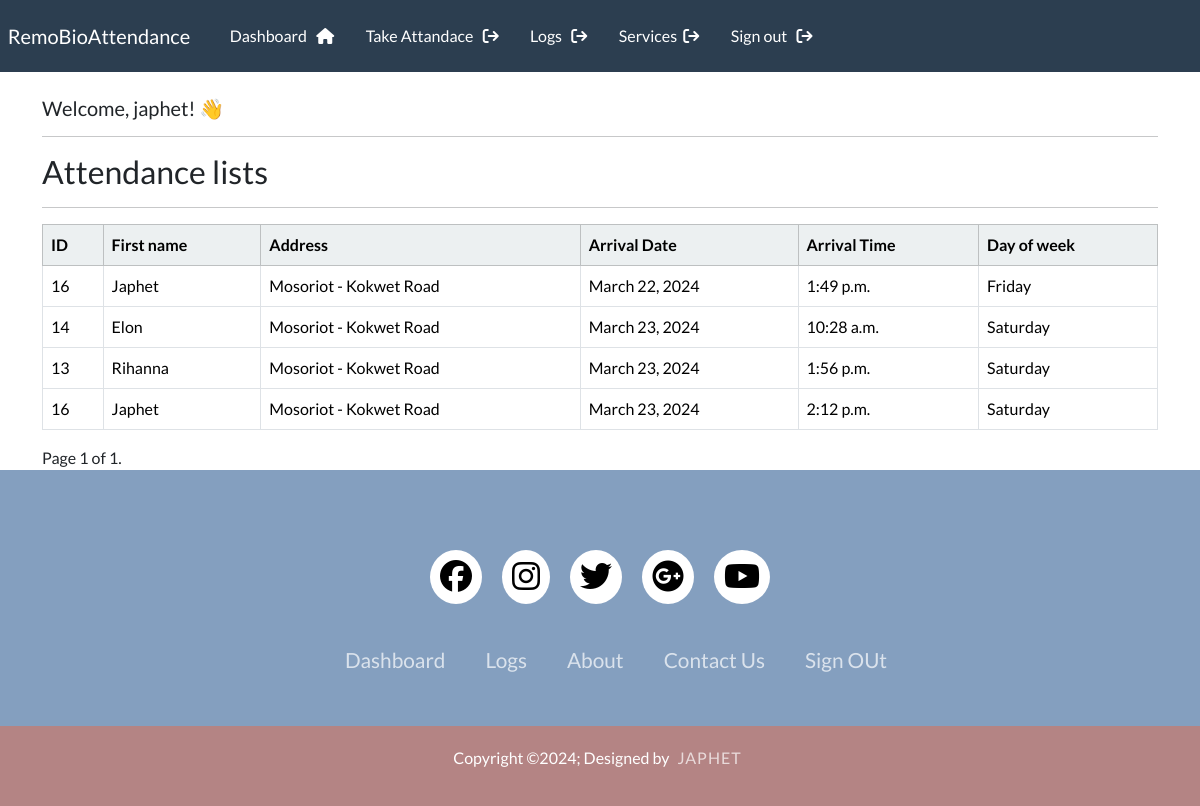
Page /today_page/ (signed in) on the committed database.
### webapp/models.py (models this page shows, shortened)
class RecordAdditionalInfo(models.Model):
    name = models.CharField(max_length=255, default='Unknown')
    national_id = models.CharField(max_length=255, default='Unknown')
    address = models.CharField(max_length=255, default='Unknown')
    picture = models.ImageField(upload_to='additional_info/images/',default="")
    date_created = models.DateField(_("Date Created"), default=datetime.date.today)
    time_created = models.TimeField(_("Time Created"), default=get_current_time)
    day_of_week = models.CharField(_("Day of the Week"), max_length=20, default='')

### webapp/views.py (the view)
# urls.py: path('today_page/', views.today_page, name='today_page'),
@login_required(login_url='my-login')
def today_page(request):
    records = RecordAdditionalInfo.objects.all()
    paginator = Paginator(records, 10)  # Change 12 to the desired number of records per page
    page_number = request.GET.get('page')
    page_obje = paginator.get_page(page_number)
    return render(request, 'webapp/today.html', {'page_obje': page_obje})

### webapp/templates/webapp/today.html (shortened to what this page needs)
{% extends 'webapp/base.html' %}
{% block content %}
<body>
    <h5> Welcome, {{ user }}! 👋 </h5>
    <hr>
    <h3>Attendance lists</h3>
    <hr>
    <div class="table-container">
        <table class="table table-hover table-bordered">
            <thead class="table-light">
                <tr>
                    <th scope="col">ID</th>
                    <th scope="col">First name</th>
                    <th scope="col">Address</th>
                    <th scope="col">Arrival Date</th>
                    <th scope="col">Arrival Time</th>
                    <th scope="col">Day of week</th>
                </tr>
            </thead>
            <tbody>
                {% for record in page_obje %}
                <tr>
                    <td>{{ record.national_id }}</td>
                    <td>{{ record.name }}</td>
                    <td>{{ record.address }}</td>
                    <td>{{ record.date_created }}</td>
                    <td>{{ record.time_created }}</td>
                    <td>{{ record.day_of_week }}</td>
                </tr>
                {% endfor %}
            </tbody>
        </table>
    </div>
    <div class="pagination">
        <span class="step-links">
            <span class="current">
                Page {{ page_obje.number }} of {{ page_obje.paginator.num_pages }}.
            </span>
        </span>
    </div>
</body>
{% endblock %}

### webapp/templates/webapp/today.html (style rules this page uses)
.table-container { overflow-x: auto; white-space: nowrap; }

### webapp/templates/webapp/footer.html (style rules this page uses)
* { padding: 0; margin: 0; box-sizing: border-box; }

### rows in the picture
RecordAdditionalInfo: national_id "16", name "Japhet", address "Mosoriot - Kokwet Road", date_created "March 22, 2024", time_created "1:49 p.m.", day_of_week "Friday"
RecordAdditionalInfo: national_id "14", name "Elon", address "Mosoriot - Kokwet Road", date_created "March 23, 2024", time_created "10:28 a.m.", day_of_week "Saturday"
RecordAdditionalInfo: national_id "13", name "Rihanna", address "Mosoriot - Kokwet Road", date_created "March 23, 2024", time_created "1:56 p.m.", day_of_week "Saturday"
RecordAdditionalInfo: national_id "16", name "Japhet", address "Mosoriot - Kokwet Road", date_created "March 23, 2024", time_created "2:12 p.m.", day_of_week "Saturday"

### other values in the picture
{{ user }} "japhet"
{{ page_obje.number }} "1"
{{ page_obje.paginator.num_pages }} "1"
